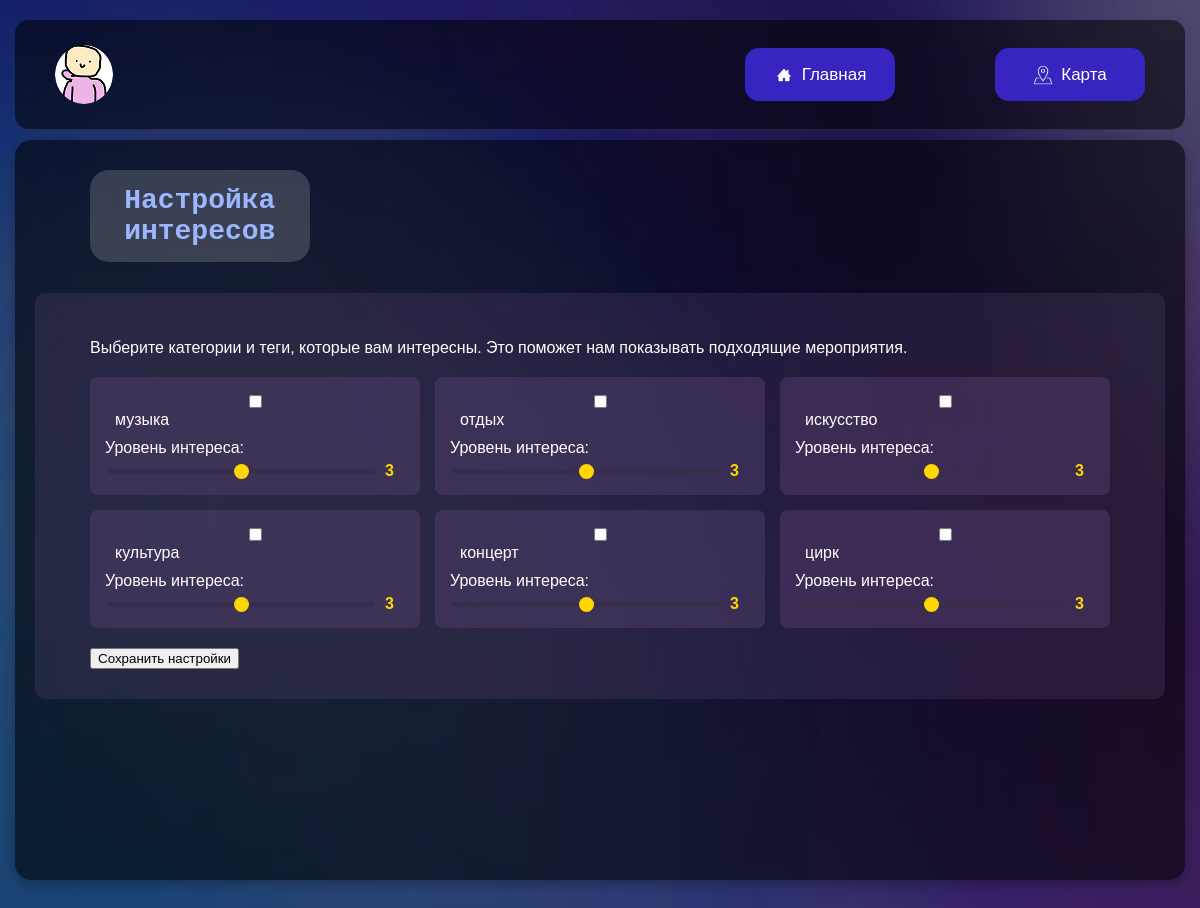
Screenshot of /user/preferences (signed in) with the database file from the repository.
### app.py (models this page shows)
class Tag(db.Model):
    id = db.Column(db.Integer, primary_key=True)
    name = db.Column(db.String(50), unique=True, nullable=False)

### app.py (the view, shortened to what this page needs)
@app.route('/user/preferences', methods=['GET', 'POST'])
@login_required
def user_preferences():
    if 'username' not in session:
        return redirect(url_for('login'))
    user = User.query.filter_by(username=session['username']).first()
    if not user:
        flash('Пользователь не найден, пожалуйста, войдите снова.', 'error')
        return redirect(url_for('login'))
    user_id = user.id
    tags = Tag.query.all()
    user_interests = UserInterest.query.filter_by(user_id=user_id).all()
    interest_levels = {interest.tag_id: interest.interest_level for interest in user_interests}
    return render_template('preferences.html', tags=tags, interest_levels=interest_levels)

### app.py (called while the page is built)
def login_required(f):
    @wraps(f)
    def decorated_function(*args, **kwargs):
        if 'username' not in session:
            return redirect(url_for('login'))
        return f(*args, **kwargs)
    return decorated_function

### templates/preferences.html (shortened to what this page needs)
<!DOCTYPE html>
<html lang="ru">
<head>
    <link rel="stylesheet" href="{{ url_for('static', filename='styles.css') }}">
</head>
<body>
<div class="header">
    <div class="user-container" id="userContainer">
        <div class="user-circle"></div>
    </div>
    <div class="menu-buttons">
        <a href="{{ url_for('home') }}" class="menu-btn map-btn">
            <img src="{{ url_for('static', filename='images/home.png') }}" alt="Главная" class="icon">
            Главная
        </a>
        <a href="{{ url_for('show_map') }}" class="menu-btn map-btn">
            <img src="{{ url_for('static', filename='images/map.png') }}" alt="Карта" class="icon">
            Карта
        </a>
    </div>
</div>
<div class="posts-wrapper">
    <div class="posts-header">
        <h2>Настройка интересов</h2>
    </div>
    <div class="preferences-container" style="padding: 30px 55px;">
        <p style="margin-bottom: 20px;">Выберите категории и теги, которые вам интересны. Это поможет нам показывать подходящие мероприятия.</p>
        <form method="POST" action="{{ url_for('user_preferences') }}">
            <div class="tags-selection">
                {% for tag in tags %}
                    <div class="tag-item">
                        <input type="checkbox" id="tag-{{ tag.id }}" name="tags" value="{{ tag.id }}"
                               {% if tag.id in user_interests %}checked{% endif %}>
                        <label for="tag-{{ tag.id }}">{{ tag.name }}</label>
                        <div class="interest-level">
                            <span>Уровень интереса:</span>
                            <div class="interest-slider">
                                <input type="range" min="1" max="5" value="{{ interest_levels.get(tag.id, 3) }}"
                                       name="interest_level_{{ tag.id }}" id="interest_level_{{ tag.id }}">
                                <span class="interest-value" id="interest_value_{{ tag.id }}">
                                    {{ interest_levels.get(tag.id, 3) }}
                                </span>
                            </div>
                        </div>
                    </div>
                {% endfor %}
            </div>
            <button type="submit" class="submit-btn">Сохранить настройки</button>
        </form>
    </div>
</div>
</body>
</html>

### static/styles.css (style rules this page uses)
body { margin: 0; padding: 0; background: url("../static/images/gradient.png") no-repeat center center fixed; background-size: cover; color: #ffffff; font-family: 'Roboto Mono', sans-serif; }
.header { position: absolute; background: rgba(0, 0, 0, 0.54); padding: 25px 20px; display: flex; align-items: center; justify-content: space-between; width: calc(100% - 30px); border-radius: 14px; top: 20px; left: 15px; z-index: 1000; transform: translateY(0); transition: transform 0.2s ease-out; will-change: transform; border-bottom: 1px solid rgba(255, 255, 255, 0.1); box-sizing: border-box; gap: 30px; }
.user-container { position: relative; display: inline-block; margin-left: 20px; }
.user-circle { width: 58px; height: 59px; background: url("../static/images/avatarka.png") no-repeat center center/cover; border-radius: 50%; cursor: pointer; }
.menu-buttons { display: flex; gap: 100px; align-items: center; margin-right: 20px; }
.menu-btn { display: flex; align-items: center; justify-content: center; gap: 8px; padding: 0 20px; background: #3725C1; border: none; color: white; cursor: pointer; border-radius: 14px; transition: background 0.3s ease; text-decoration: none; font-size: 17px; height: 53px; box-sizing: border-box; }
.map-btn { width: 150px; min-width: 120px; justify-content: center; }
.menu-btn img.icon { width: 20px; height: 20px; }
.posts-header { background: rgba(201, 201, 201, 0.22); width: 15%; border-radius: 19px; padding: 15px 25px; text-align: center; margin: 10px 0 31px 55px; }
.posts-header h2 { font-family: 'Roboto Mono', monospace; font-size: 28px; color: #9BB8FF; margin: 0; font-weight: 700; }
.posts-wrapper { width: calc(100% - 70px); margin: 140px 15px; background: rgba(0, 0, 0, 0.57); border-radius: 16px; padding: 20px; box-shadow: 0 4px 12px rgba(0, 0, 0, 0.25); min-height: 700px; }
.preferences-container { background: rgba(83, 63, 106, 0.3); border-radius: 10px; padding: 20px; margin-bottom: 30px; }
.tags-selection { display: grid; grid-template-columns: repeat(auto-fill, minmax(250px, 1fr)); gap: 15px; margin-bottom: 20px; }
.tag-item { background: rgba(83, 63, 106, 0.5); border-radius: 8px; padding: 15px; display: flex; flex-direction: column; }
.tag-item label { font-size: 16px; color: #ffffff; margin-left: 10px; cursor: pointer; }
.interest-level { margin-top: 10px; display: flex; flex-direction: column; }
.interest-slider { display: flex; align-items: center; margin-top: 5px; }
.interest-slider input[type="range"] { flex: 1; height: 5px; -webkit-appearance: none; background: #3A2D4B; border-radius: 5px; margin-right: 10px; }
.interest-value { width: 20px; color: #FFD700; font-weight: bold; }

### rows the page displays
Tag: name "музыка", get "3"
Tag: name "отдых", get "3"
Tag: name "искусство", get "3"
Tag: name "культура", get "3"
Tag: name "концерт", get "3"
Tag: name "цирк", get "3"
